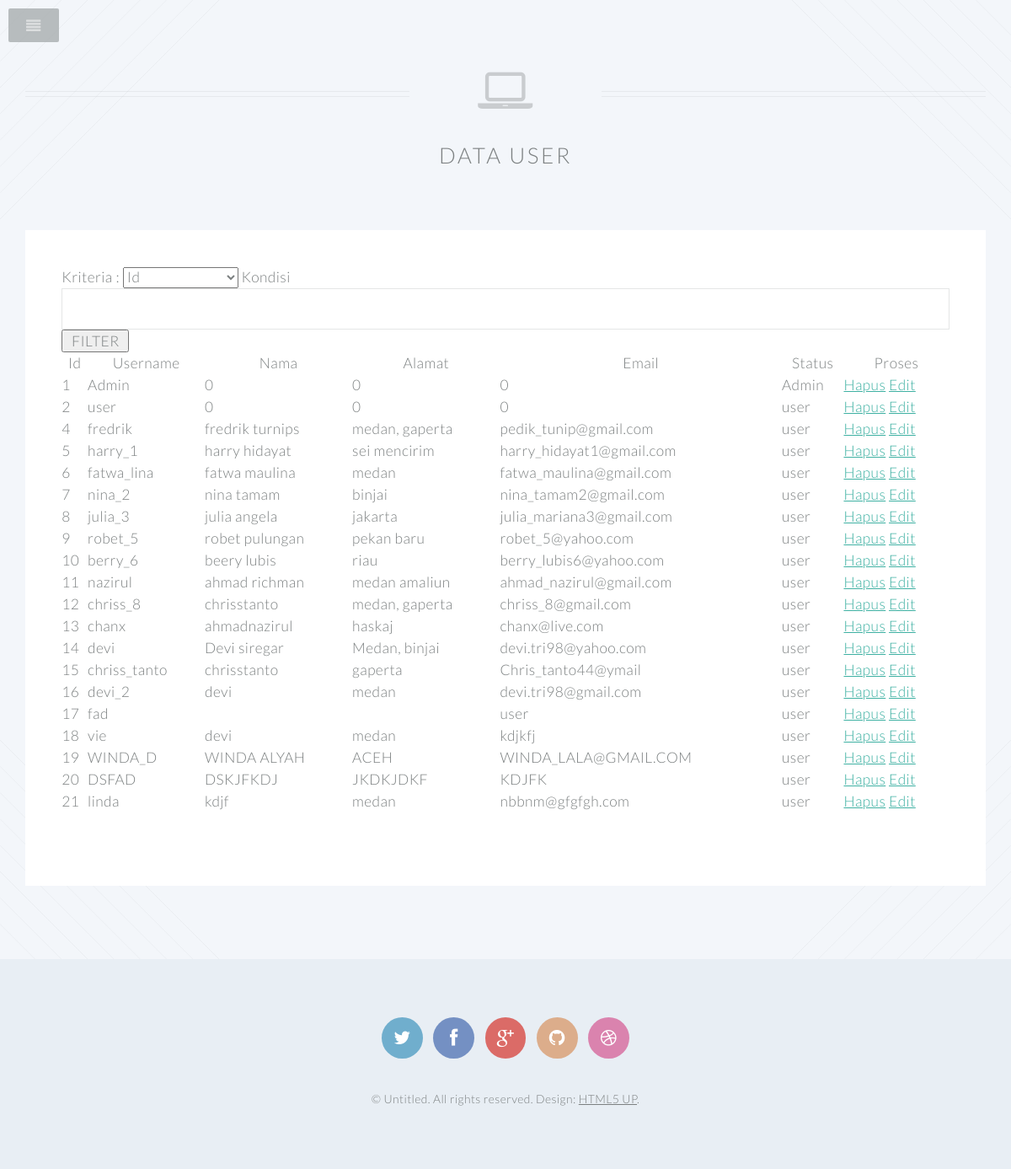
/anggota.php, run on the app's committed database.
### tables this page shows
CREATE TABLE IF NOT EXISTS `tbpengguna` (
  `id` int(11) NOT NULL,
  `username` varchar(20) DEFAULT NULL,
  `password` varchar(20) NOT NULL,
  `status` enum('user','Admin') NOT NULL,
  `nama_lengkap` varchar(30) NOT NULL,
  `e_mail` varchar(30) NOT NULL,
  `alamat` varchar(30) NOT NULL
);

### lihat.php (the view, shortened to what this page needs)
<form action="anggota.php" method="post">
	Kriteria : <select name="kriteria">
					<option value="id"> Id </option>
    			</select>
    Kondisi <input type="text" name="cari" size="20" maxlength="50">
    <input type="submit" name="filter" value=" FILTER " title="Cari Data">
</form>
<?php
	if (isset($_POST['filter']))
	{
		$kriteria = $_POST['kriteria'];
		$cari = $_POST['cari'];
		$sql = "Select * from tbpengguna where $kriteria like '%$cari%'";
		$data = mysql_query($sql) or die("$sql");
	}
	else
	{
		$sql = "Select * from tbpengguna";
		$data = mysql_query($sql) or die("$sql");
	}
?>
	<table width="100%" border="1">
    	<tr>
			<th>Id</th>
        	<th>Username</th>
        	<th>Nama</th>
        	<th>Alamat</th>
        	<th>Email</th>
        	<th>Status</th>
        	<th>Proses</th>
		</tr>
<?php
	while ($row = mysql_fetch_assoc($data))
	{?>
    	<tr>
			<td><?php echo $row['id'];?></td>
        	<td><?php echo $row['username'];?></td>
        	<td><?php echo $row['nama_lengkap'];?></td>
        	<td><?php echo $row['alamat'];?></td>
        	<td><?php echo $row['e_mail'];?></td>
        	<td><?php echo $row['status'];?></td>
        	<td><a href="hapus_lihat.php?id=<?php echo $row['id'];?>" title="Hapus Data">Hapus</a>
            <a href="edit2.php?id=<?php echo $row['id'];?>" title="Edit Data">Edit</a>
            </td>
		</tr>
<?php
	}?>
	</table>

### head.php (shortened to what this page needs)
<!DOCTYPE HTML>
<html>
	<head>
	</head>
	<body class="index loading">

### anggota.php (shortened to what this page needs)
<?php include ('head.php') ?>
			<article id="main">
				<header class="special container">
					<span class="icon fa-laptop"></span>
					<h2>Data User</strong></h2>
				</header>
					<section class="wrapper style4 container">
					<?php include ('lihat.php') ?>
			</article>
			<footer id="footer">
				<ul class="icons">
					<li><a href="#" class="icon circle fa-twitter"><span class="label">Twitter</span></a></li>
					<li><a href="#" class="icon circle fa-facebook"><span class="label">Facebook</span></a></li>
					<li><a href="#" class="icon circle fa-google-plus"><span class="label">Google+</span></a></li>
					<li><a href="#" class="icon circle fa-github"><span class="label">Github</span></a></li>
					<li><a href="#" class="icon circle fa-dribbble"><span class="label">Dribbble</span></a></li>
				</ul>
				<span class="copyright">&copy; Untitled. All rights reserved. Design: <a href="http://html5up.net">HTML5 UP</a>.</span>
			</footer>
	</body>
</html>

### css/style.css (style rules this page uses)
body, #skel-layers-wrapper { background: #f3f6fa; }
body, input, select, textarea { color: #7c8081; font-family: 'Lato', sans-serif; font-size: 15pt; font-weight: 300; letter-spacing: 0.025em; line-height: 1.75em; }
a { color: #3fb1a3; text-decoration: underline; }
p, ul, ol, dl, table, blockquote { margin: 0 0 2em 0; }
h1, h2, h3, h4, h5, h6 { color: inherit; font-weight: 300; line-height: 1.75em; margin-bottom: 1em; text-transform: uppercase; }
h2 { font-size: 1.5em; letter-spacing: 0.1em; }
header.special { margin-bottom: 5em; padding-top: 7em; position: relative; text-align: center; }
header.special:before, header.special:after { border-bottom: solid 1.5px; border-top: solid 1.5px; content: ''; height: 7px; opacity: 0.1; position: absolute; top: 1.75em; width: 43%; }
header.special:before { left: 0; }
header.special:after { right: 0; }
header.special h2 { margin-bottom: 0; }
header.special .icon { cursor: default; height: 7em; left: 0; position: absolute; text-align: center; top: 1em; width: 100%; }
header.special .icon:before { font-size: 3.5em; opacity: 0.35; }
footer > :last-child { margin-bottom: 0; }
input[type="text"], input[type="password"], input[type="email"], textarea { -moz-transition: background-color 0.2s ease-in-out, border-color 0.2s ease-in-out; -webkit-transition: background-color 0.2s ease-in-out, border-color 0.2s ease-in-out; -o-transition: background-color 0.2s ease-in-out, border-color 0.2s ease-in-out; -ms-transition: background-color 0.2s ease-in-out, border-color 0.2s ease-in-out; transition: background-color 0.2s ease-in-out, border-color 0.2s ease-in-out; -moz-appearance: none; -webkit-appearance: none; -o-appearance: none; -ms-appearance: none; appearance: none; background: none; border: solid 1px rgba(124, 128, 129, 0.2); color: inherit; display: block; padding: 0.75em; text-decoration: none; width: 100%; outline: 0; }
input[type="text"], input[type="password"], input[type="email"] { line-height: 1em; }
.icon { position: relative; }
.icon:before { -moz-osx-font-smoothing: grayscale; -webkit-font-smoothing: antialiased; font-family: FontAwesome; font-style: normal; font-weight: normal; }
.icon.circle { -moz-transition: all 0.2s ease-in-out; -webkit-transition: all 0.2s ease-in-out; -o-transition: all 0.2s ease-in-out; -ms-transition: all 0.2s ease-in-out; transition: all 0.2s ease-in-out; border-radius: 100%; display: inline-block; font-size: 1.25em; height: 2.25em; left: 0; line-height: 2.25em; text-align: center; text-decoration: none; top: 0; width: 2.25em; }
.icon.circle.fa-twitter { background: #70aecd; color: white; }
.icon.circle.fa-facebook { background: #7490c3; color: white; }
.icon.circle.fa-google-plus { background: #db6b67; color: white; }
.icon.circle.fa-github { background: #dcad8b; color: white; }
.icon.circle.fa-dribbble { background: #da83ae; color: white; }
ul.icons { cursor: default; }
ul.icons li { display: inline-block; line-height: 1em; padding-left: 0.5em; }
ul.icons li:first-child { padding-left: 0; }
table { width: 100%; }
.wrapper { margin-bottom: 5em; padding: 5em; }
.wrapper.style4 { background: white; color: inherit; padding: 4em; }
#main { background-image: url("images/dark-tl.svg"), url("images/dark-tr.svg"), url("images/dark-bl.svg"), url("images/dark-br.svg"); background-position: top left, top right, bottom left, bottom right; background-repeat: no-repeat; background-size: 25em; padding: 7em 0; }
#main > :last-child { margin-bottom: 0; }
body.index #main { padding-top: 5em; }
#footer { background: #e8eef4; color: #7c8081; padding: 5em 5em 10em 5em; text-align: center; }
#footer .copyright { font-size: 0.8em; }
#footer .copyright a { color: inherit; }

### css/style-wide.css (style rules this page uses)
body, input, select, textarea { font-size: 14pt; }
header.special { padding-top: 5.5em; margin-bottom: 4em; }

### css/style-normal.css (style rules this page uses)
body, input, select, textarea { font-size: 13pt; letter-spacing: 0.025em; line-height: 1.65em; }
h1, h2, h3, h4, h5, h6 { line-height: 1.5em; }
.wrapper { margin-bottom: 4em; padding: 4em 3em; }
.wrapper.style4 { padding: 3em; }
#footer { padding: 4em; }

### css/style-narrow.css (style rules this page uses)
body, input, select, textarea { font-size: 13pt; letter-spacing: 0.025em; line-height: 1.5em; }
header.special { padding-left: 2.5em; padding-right: 2.5em; }
.wrapper { margin-bottom: 3em; padding: 3em 2.5em; }
.wrapper.style4 { padding: 2.5em; }
#main { background-size: 15em; }

### data on the page
tbpengguna: id "1", username "Admin", nama_lengkap "0", alamat "0", e_mail "0", status "Admin"
tbpengguna: id "2", username "user", nama_lengkap "0", alamat "0", e_mail "0", status "user"
tbpengguna: id "4", username "fredrik", nama_lengkap "fredrik turnips", alamat "medan, gaperta", e_mail "pedik_tunip@gmail.com", status "user"
tbpengguna: id "5", username "harry_1", nama_lengkap "harry hidayat", alamat "sei mencirim", e_mail "harry_hidayat1@gmail.com", status "user"
tbpengguna: id "6", username "fatwa_lina", nama_lengkap "fatwa maulina", alamat "medan", e_mail "fatwa_maulina@gmail.com", status "user"
tbpengguna: id "7", username "nina_2", nama_lengkap "nina tamam", alamat "binjai", e_mail "nina_tamam2@gmail.com", status "user"
tbpengguna: id "8", username "julia_3", nama_lengkap "julia angela", alamat "jakarta", e_mail "julia_mariana3@gmail.com", status "user"
tbpengguna: id "9", username "robet_5", nama_lengkap "robet pulungan", alamat "pekan baru", e_mail "robet_5@yahoo.com", status "user"
tbpengguna: id "10", username "berry_6", nama_lengkap "beery lubis", alamat "riau", e_mail "berry_lubis6@yahoo.com", status "user"
tbpengguna: id "11", username "nazirul", nama_lengkap "ahmad richman", alamat "medan amaliun", e_mail "ahmad_nazirul@gmail.com", status "user"
tbpengguna: id "12", username "chriss_8", nama_lengkap "chrisstanto", alamat "medan, gaperta", e_mail "chriss_8@gmail.com", status "user"
tbpengguna: id "13", username "chanx", nama_lengkap "ahmadnazirul", alamat "haskaj", e_mail "chanx@live.com", status "user"
tbpengguna: id "14", username "devi", nama_lengkap "Devi siregar", alamat "Medan, binjai", e_mail "devi.tri98@yahoo.com", status "user"
tbpengguna: id "15", username "chriss_tanto", nama_lengkap "chrisstanto", alamat "gaperta", e_mail "Chris_tanto44@ymail", status "user"
tbpengguna: id "16", username "devi_2", nama_lengkap "devi", alamat "medan", e_mail "devi.tri98@gmail.com", status "user"
tbpengguna: id "17", username "fad", e_mail "user", status "user"
tbpengguna: id "18", username "vie", nama_lengkap "devi", alamat "medan", e_mail "kdjkfj", status "user"
tbpengguna: id "19", username "WINDA_D", nama_lengkap "WINDA ALYAH", alamat "ACEH", e_mail "WINDA_LALA@GMAIL.COM", status "user"
tbpengguna: id "20", username "DSFAD", nama_lengkap "DSKJFKDJ", alamat "JKDKJDKF", e_mail "KDJFK", status "user"
tbpengguna: id "21", username "linda", nama_lengkap "kdjf", alamat "medan", e_mail "nbbnm@gfgfgh.com", status "user"
